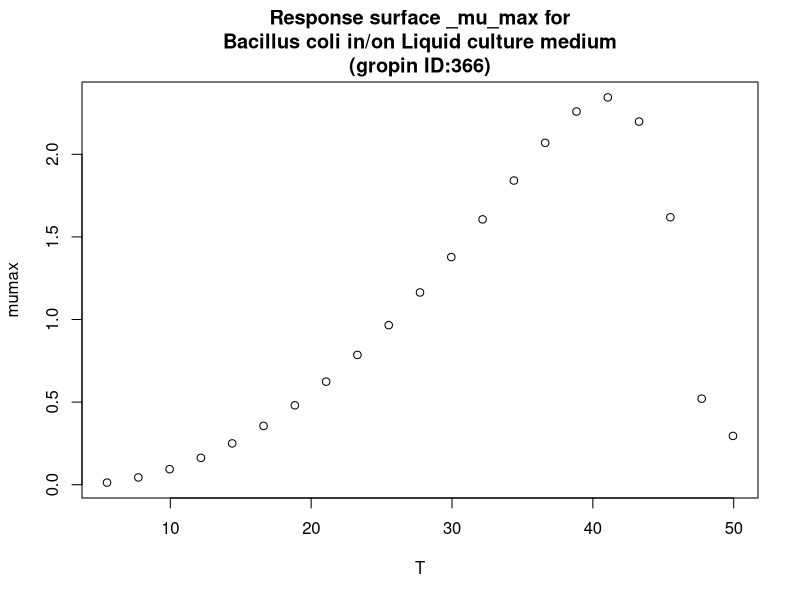

This figure's R source:
#############################
# start of Parameter script
#############################
T <- seq(5.5055,49.95004995005,length.out=21)
#############################
# end of Parameter script
#############################
############################# 
# start of Model script Gropin ID 366 
#############################
 
# constant coefficients for this model
 
variables <- data.frame(T)
argumentsPar <- unique.data.frame(expand.grid(variables))
 
# heart of the model
response_surface <- function(T) {
   mumax <-(0.0435*(T-2.9)*(1-exp(0.314*(T-49.2))))^2

	return(mumax=mumax)
} 

# output parameters
responseSurface <- cbind(argumentsPar,response_surface(argumentsPar['T']))
colnames(responseSurface) <- c(colnames(argumentsPar),'mumax')
#############################
# End of Model script
#############################
############################# 
# start of Visualisation script Gropin ID 366 
#############################
titleText <-'Response surface _mu_max for
Bacillus coli in/on Liquid culture medium
(gropin ID:366)'
plot(T,responseSurface$'mumax',xlab='T',
                          ylab='mumax',main=titleText)
#############################
# End of Visualisation script
#############################
